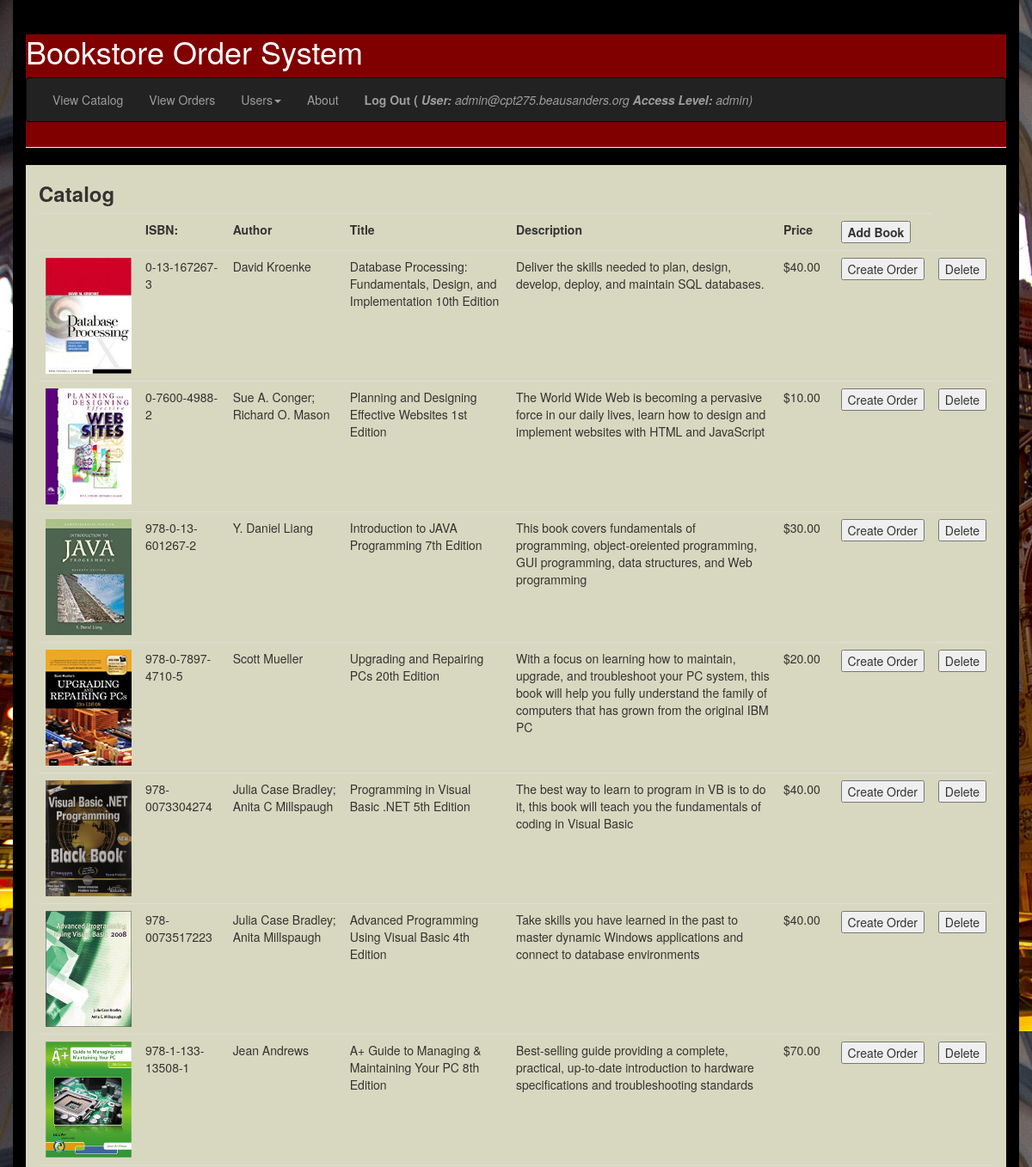
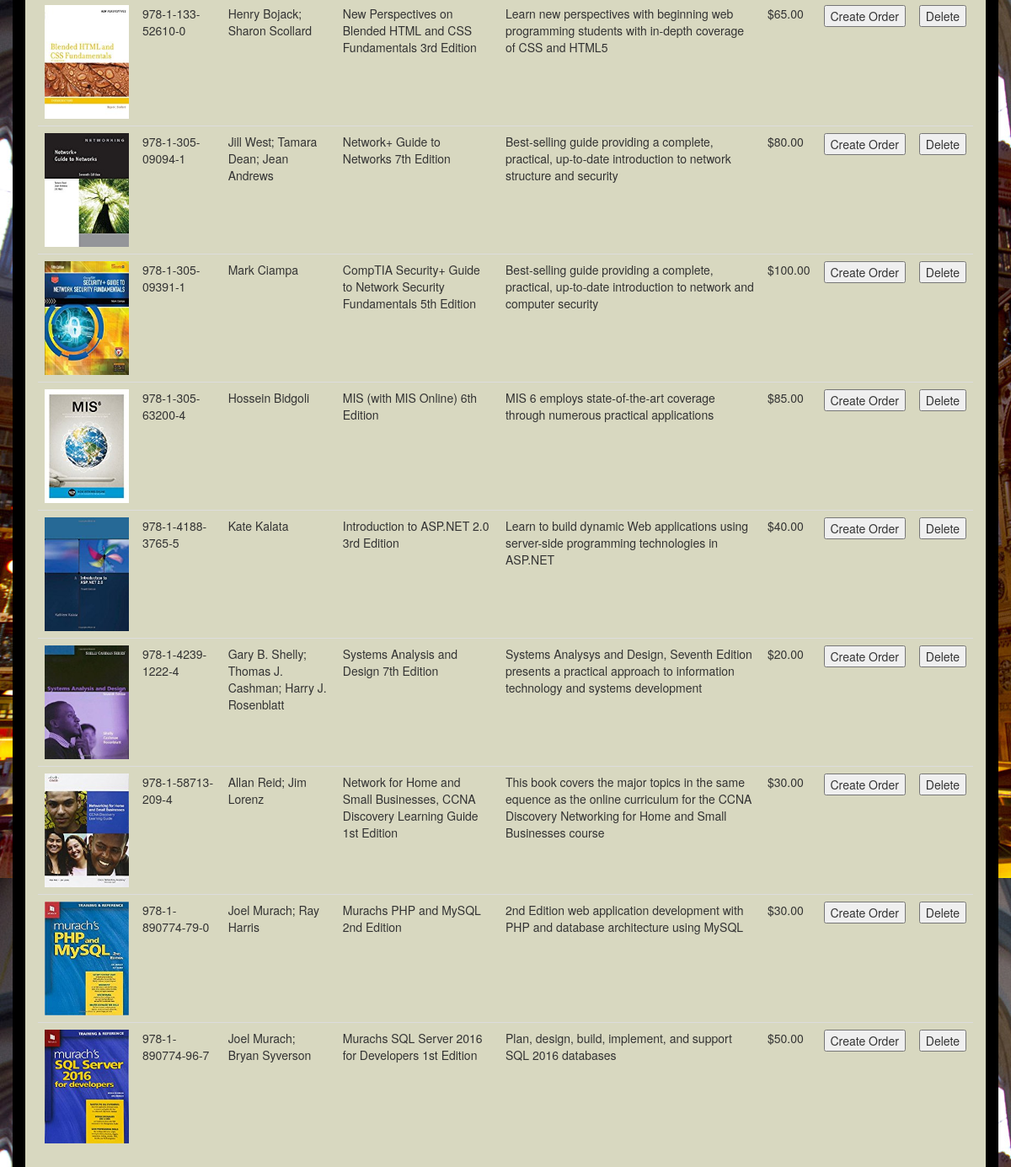
The app's page /home/cptadmin/public_html/catalog.php (signed in) with its own data (2 pictures, top to bottom).
### tables this page shows
CREATE TABLE `books` (
  `book_isbn` varchar(20) NOT NULL,
  `book_title` varchar(80) DEFAULT NULL,
  `book_author` varchar(80) DEFAULT NULL,
  `book_image` varchar(40) DEFAULT NULL,
  `book_desc` text,
  `book_price` decimal(6,2) NOT NULL,
  `publisherid` int(10) unsigned NOT NULL,
  PRIMARY KEY (`book_isbn`)
);

### home/cptadmin/public_html/catalog.php (the view, shortened to what this page needs)
<?php
   include "header.php";
   $sql = "SELECT* FROM books";
   $result = $conn->query($sql);
   ?>
<div class=table-responsive>
    <h3><b>Catalog</b></h3>
    <table class=table>
        <tr>
            <th></th>
            <th> ISBN:</th>
            <th> Author </th>
            <th> Title </th>
            <th> Description </th>
            <th> Price </th>
            <?php if($access_level !== student){
            echo '<th>	<form action="books_publisher_form.php" method="POST">
		            <input type="submit" value="Add Book" /></form></th>';
            }
            ?>
        </tr>
        <?php
         while($row = $result->fetch_assoc()) {
             echo "
                 <tr>
                  <td><img src='images/".$row["book_image"]."' style='width:100px; height:135px;'></td>" .
                 "<td>" . $row["book_isbn"]. "</td>" .
                 "<td>" . $row["book_author"]. "</td>" .
                 "<td>" . $row["book_title"] . "</td> " .
                 "<td>" . $row["book_desc"] . "</td> " .
                 "<td>$" . $row["book_price"]. "</td>
                ";
             ?>
            <?php
             if($_SESSION['access_level'] != "student"){
                 echo '
                 <td> <form action = "orders_form_process.php" method="post" id="book_isbn">
                     	  <input type="hidden" name="book_isbn" value=' . $row["book_isbn"]. '>
                     	  <input type="submit" value="Create Order">
                     	  </form> </td>' ;
                if($_SESSION['access_level'] !="instructor"){
                echo '
                 <td> <form action = "confirm_delete_book.php" method="post" id="book_isbn">
                     	  <input type="hidden" name="book_isbn" value=' . $row["book_isbn"]. '>
                     	  <input type="submit" value="Delete">
                     	  </form> </td>
                    ';
                }
             }
            ?>
            <?php
            echo '
            </tr>
             ';
         }
         ?>
    </table>
</div>
<?php include "footer.php";?>

### home/cptadmin/public_html/header.php (shortened to what this page needs)
<!DOCTYPE html>
    <html lang="en">
<head>
  <link rel="stylesheet" href="https://maxcdn.bootstrapcdn.com/bootstrap/3.3.7/css/bootstrap.min.css">
</head>
<div class="container" style=background-color:#000000;;>
<body background="images/textbook.jpg">
            <div style="background-color:#800000;">
            <div class="page-header">
                <header style=color:#FFFFFF;>
                    <h1>Bookstore Order System</h1></header>
     <?php
     include "navigation_bar.php"; ?>
            </div>
<div class="container-fluid" style=background-color:#d8d8c0;>

### home/cptadmin/public_html/navigation_bar.php (shortened to what this page needs)
<?php
$access_level = $_SESSION['access_level'];
switch ($access_level) {
case "student": ?>
<?php ;
case "admin":
?>
 <nav class="navbar navbar-inverse">
        <div class="container-fluid">
          <ul class="nav navbar-nav">
              <li><a href="catalog.php">View Catalog</a></li>
              <li><a href="vieworders.php">View Orders</a></li>
              <ul class="nav navbar-nav">
            <li class="dropdown"><a class="dropdown-toggle" data-toggle="dropdown" href="#">Users<span class="caret"></span></a>
          </ul>
              <li><a href="about.php">About</a></li>
              <li><a href="logout.php"><b>Log Out (</b>  <em><b>User:</b> <?php echo $_SESSION['username'] ?> <b>Access Level:</b> <?php echo $_SESSION['access_level'] ?>)</em></a></li>
            </div>
      </nav>
</div>
<?php ;
break;
?>
<?php ;
}
?>

### home/cptadmin/public_html/footer.php (shortened to what this page needs)
 </div>
 </div>
    </body
</html>
</html>

### records on screen
books: book_image (picture), book_isbn "0-13-167267-3", book_author "David Kroenke", book_title "Database Processing: Fundamentals, Design, and Implementation 10th Edition", book_desc "Deliver the skills needed to plan, design, develop, deploy, and maintain SQL databases.", book_price "40.00"
books: book_image (picture), book_isbn "0-7600-4988-2", book_author "Sue A. Conger; Richard O. Mason", book_title "Planning and Designing Effective Websites 1st Edition", book_desc "The World Wide Web is becoming a pervasive force in our daily lives, learn how to design and implement websites with HTML and JavaScript", book_price "10.00"
books: book_image (picture), book_isbn "978-0-13-601267-2", book_author "Y. Daniel Liang", book_title "Introduction to JAVA Programming 7th Edition", book_desc "This book covers fundamentals of programming, object-oreiented programming, GUI programming, data structures, and Web programming", book_price "30.00"
books: book_image (picture), book_isbn "978-0-7897-4710-5", book_author "Scott Mueller", book_title "Upgrading and Repairing PCs 20th Edition", book_desc "With a focus on learning how to maintain, upgrade, and troubleshoot your PC system, this book will help you fully understand the family of computers that has grown from the original IBM PC", book_price "20.00"
books: book_image (picture), book_isbn "978-0073304274", book_author "Julia Case Bradley; Anita C Millspaugh", book_title "Programming in Visual Basic .NET 5th Edition", book_desc "The best way to learn to program in VB is to do it, this book will teach you the fundamentals of coding in Visual Basic", book_price "40.00"
books: book_image (picture), book_isbn "978-0073517223", book_author "Julia Case Bradley; Anita Millspaugh", book_title "Advanced Programming Using Visual Basic 4th Edition", book_desc "Take skills you have learned in the past to master dynamic Windows applications and connect to database environments", book_price "40.00"
books: book_image (picture), book_isbn "978-1-133-13508-1", book_author "Jean Andrews", book_title "A+ Guide to Managing & Maintaining Your PC 8th Edition", book_desc "Best-selling guide providing a complete, practical, up-to-date introduction to hardware specifications and troubleshooting standards", book_price "70.00"
books: book_image (picture), book_isbn "978-1-133-52610-0", book_author "Henry Bojack; Sharon Scollard", book_title "New Perspectives on Blended HTML and CSS Fundamentals 3rd Edition", book_desc "Learn new perspectives with beginning web programming students with in-depth coverage of CSS and HTML5", book_price "65.00"
books: book_image (picture), book_isbn "978-1-305-09094-1", book_author "Jill West; Tamara Dean; Jean Andrews", book_title "Network+ Guide to Networks 7th Edition", book_desc "Best-selling guide providing a complete, practical, up-to-date introduction to network structure and security", book_price "80.00"
books: book_image (picture), book_isbn "978-1-305-09391-1", book_author "Mark Ciampa", book_title "CompTIA Security+ Guide to Network Security Fundamentals 5th Edition", book_desc "Best-selling guide providing a complete, practical, up-to-date introduction to network and computer security", book_price "100.00"
books: book_image (picture), book_isbn "978-1-305-63200-4", book_author "Hossein Bidgoli", book_title "MIS (with MIS Online) 6th Edition", book_desc "MIS 6 employs state-of-the-art coverage through numerous practical applications", book_price "85.00"
books: book_image (picture), book_isbn "978-1-4188-3765-5", book_author "Kate Kalata", book_title "Introduction to ASP.NET 2.0 3rd Edition", book_desc "Learn to build dynamic Web applications using server-side programming technologies in ASP.NET", book_price "40.00"
books: book_image (picture), book_isbn "978-1-4239-1222-4", book_author "Gary B. Shelly; Thomas J. Cashman; Harry J. Rosenblatt", book_title "Systems Analysis and Design 7th Edition", book_desc "Systems Analysys and Design, Seventh Edition presents a practical approach to information technology and systems development", book_price "20.00"
books: book_image (picture), book_isbn "978-1-58713-209-4", book_author "Allan Reid; Jim Lorenz", book_title "Network for Home and Small Businesses, CCNA Discovery Learning Guide 1st Edition", book_desc "This book covers the major topics in the same equence as the online curriculum for the CCNA Discovery Networking for Home and Small Businesses course", book_price "30.00"
books: book_image (picture), book_isbn "978-1-890774-79-0", book_author "Joel Murach; Ray Harris", book_title "Murachs PHP and MySQL 2nd Edition", book_desc "2nd Edition web application development with PHP and database architecture using MySQL", book_price "30.00"
books: book_image (picture), book_isbn "978-1-890774-96-7", book_author "Joel Murach; Bryan Syverson", book_title "Murachs SQL Server 2016 for Developers 1st Edition", book_desc "Plan, design, build, implement, and support SQL 2016 databases", book_price "50.00"

### other values on screen
$_SESSION['username'] "admin@cpt275.beausanders.org"
$_SESSION['access_level'] "admin"
